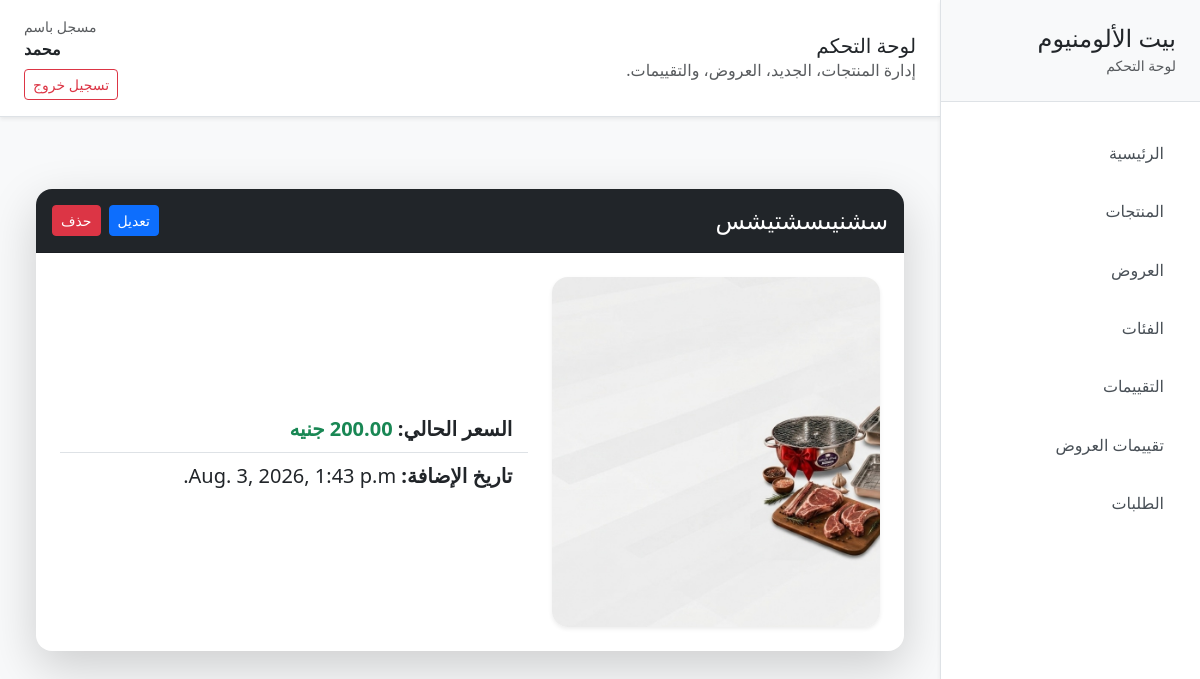
Screenshot of /api/offer/2/ (signed in) with the database file from the repository.
### offers/models.py (models this page shows, shortened)
class Offer(models.Model):
    subTitle = models.CharField(max_length=200)
    title = models.CharField(max_length=200)
    category = models.ForeignKey(
        Category,
        on_delete=models.SET_NULL,
        null=True,
        blank=True,
        related_name="offers",
    )
    description = models.TextField(blank=True, null=True)
    price = models.DecimalField(max_digits=10, decimal_places=2)
    old_price = models.DecimalField(max_digits=10, decimal_places=2, blank=True, null=True)
    image = models.ImageField(upload_to='offers/')
    image_2 = models.ImageField(upload_to='offers/', null=True, blank=True)
    image_3 = models.ImageField(upload_to='offers/', null=True, blank=True)
    image_4 = models.ImageField(upload_to='offers/', null=True, blank=True)
    image_5 = models.ImageField(upload_to='offers/', null=True, blank=True)
    price_details = models.TextField(null=True, blank=True)
    specs = models.TextField(null=True, blank=True)
    features = models.TextField(null=True, blank=True)
    stock = models.PositiveIntegerField(default=0)
    is_active = models.BooleanField(default=True)
    created_at = models.DateTimeField(auto_now_add=True)

### offers/views.py (the view)
# urls.py: path('api/offer/<int:pk>/', views.offer_details, name='offer_details'),
@login_required
def offer_details(request, pk):
    offer = get_object_or_404(Offer, pk=pk)
    approved_reviews = offer.reviews.filter(approved=True).order_by('-created_at')
    return render(request, 'offers/offer_details.html', {'offer': offer, 'approved_reviews': approved_reviews})

### offers/templates/offers/offer_details.html (shortened to what this page needs)
{% extends 'products/base.html' %} {% block content %}
<div class="container py-5">
  <div class="card shadow-lg border-0 rounded-4 overflow-hidden">
    <div class="card-header bg-dark text-white d-flex justify-content-between align-items-center py-3">
      <h2 class="h4 mb-0">{{ offer.title }}</h2>
      <div class="d-flex gap-2">
        <a href="{% url 'offers:edit_offer' offer.id %}" class="btn btn-sm btn-primary w-50">تعديل</a>
        <form method="POST" action="{% url 'offers:delete_offer' offer.id %}" onsubmit="return confirm('هل أنت متأكد من حذف العرض؟');">
          <button type="submit" class="btn btn-danger btn-sm">حذف</button>
        </form>
      </div>
    </div>
    <div class="card-body p-4">
      <div class="row g-4 align-items-center">
        <div class="col-md-5">
          <img src="{{ offer.image.url }}" class="img-fluid rounded-4 shadow-sm w-100" style="height: 350px; object-fit: cover" alt="{{ offer.title }}" />
        </div>
        <div class="col-md-7">
          <ul class="list-group list-group-flush fs-5">
            <li class="list-group-item"><strong>السعر الحالي:</strong> <span class="text-success fw-bold">{{ offer.price }} جنيه</span></li>
            <li class="list-group-item"><strong>تاريخ الإضافة:</strong> {{ offer.created_at }}</li>
          </ul>
        </div>
      </div>
    </div>
  </div>
</div>
{% endblock %}

### products/templates/products/base.html (shortened to what this page needs)
<!doctype html>
<html lang="ar" dir="rtl">
  <head>
    <link
      href="https://cdn.jsdelivr.net/npm/bootstrap@5.3.3/dist/css/bootstrap.rtl.min.css"
      rel="stylesheet"
    />
  </head>
  <body class="bg-light">
    <div class="dashboard-shell d-flex min-vh-100">
      <aside class="dashboard-sidebar bg-white border-end shadow-sm">
        <div class="sidebar-brand px-4 py-4 border-bottom">
          <h4 class="mb-0">بيت الألومنيوم</h4>
          <small class="text-muted">لوحة التحكم</small>
        </div>
        <nav class="sidebar-nav px-3 py-4">
          <a
            class="sidebar-link {% if active_page == 'dashboard' %}active{% endif %}"
            href="{% url 'dashboard:dashboard' %}"
          >
            الرئيسية
          </a>
          <a
            class="sidebar-link {% if active_page == 'products' %}active{% endif %}"
            href="{% url 'dashboard:dashboard_products' %}"
          >
            المنتجات
          </a>
          <a
            class="sidebar-link {% if active_page == 'offers' %}active{% endif %}"
            href="{% url 'offers:dashboard_offers' %}"
          >
            العروض
          </a>
          <a
            class="sidebar-link {% if active_page == 'categories' %}active{% endif %}"
            href="{% url 'dashboard:dashboard_categories' %}"
          >
            الفئات
          </a>
          <a
            class="sidebar-link {% if active_page == 'reviews' %}active{% endif %}"
            href="{% url 'dashboard:dashboard_reviews' %}"
          >
            التقييمات
          </a>
          <a
            class="sidebar-link {% if active_page == 'offer_reviews' %}active{% endif %}"
            href="{% url 'offers:dashboard_offer_reviews' %}"
          >
            تقييمات العروض
          </a>
          <a
            class="sidebar-link {% if active_page == 'orders' %}active{% endif %}"
            href="{% url 'orders:dashboard_orders' %}"
          >
            الطلبات
          </a>
        </nav>
      </aside>
      <main class="dashboard-main flex-grow-1">
        <header
          class="dashboard-header bg-white border-bottom py-3 px-4 shadow-sm"
        >
          <div class="d-flex justify-content-between align-items-center">
            <div>
              <h1 class="h5 mb-0">
                {% block page_title %}لوحة التحكم{% endblock %}
              </h1>
              <p class="text-muted mb-0">
                إدارة المنتجات، الجديد، العروض، والتقييمات.
              </p>
            </div>
            {% if user.is_authenticated %}
            <div class="text-end">
              <div class="small text-muted">مسجل باسم</div>
              <div class="fw-semibold">{{ user.username }}</div>
              <a
                href="{% url 'accounts:logout' %}"
                class="btn btn-sm btn-outline-danger mt-2"
                >تسجيل خروج</a
              >
            </div>
            {% endif %}
          </div>
        </header>
        <section class="dashboard-content p-4">
          {% block content %}{% endblock %}
        </section>
      </main>
    </div>
  </body>
</html>

### products/templates/products/base.html (style rules this page uses)
body { margin: 0; overflow: hidden; }
.dashboard-shell { height: 100vh; }
.dashboard-sidebar { position: fixed; top: 0; right: 0; width: 260px; height: 100vh; overflow-y: auto; background: #fff; border-left: 1px solid #dee2e6; z-index: 1000; }
.sidebar-brand { background: #f8f9fa; }
.sidebar-nav { display: flex; flex-direction: column; gap: 0.25rem; }
.sidebar-link { display: block; padding: 0.95rem 1.25rem; color: #495057; border-radius: 0.5rem; text-decoration: none; transition: background 0.15s ease, color 0.15s ease; }
.dashboard-main { margin-right: 260px; height: 100vh; overflow-y: auto; overflow-x: hidden; }
.dashboard-header { position: sticky; top: 0; z-index: 100; background: #fff; }
.dashboard-content { min-height: calc(100vh - 92px); }

### rows the page displays
Offer: title "سشنيىسشتيشس", image (picture), created_at "Aug. 3, 2026, 1:43 p.m."

### other values shown
{{ user.username }} "محمد"
